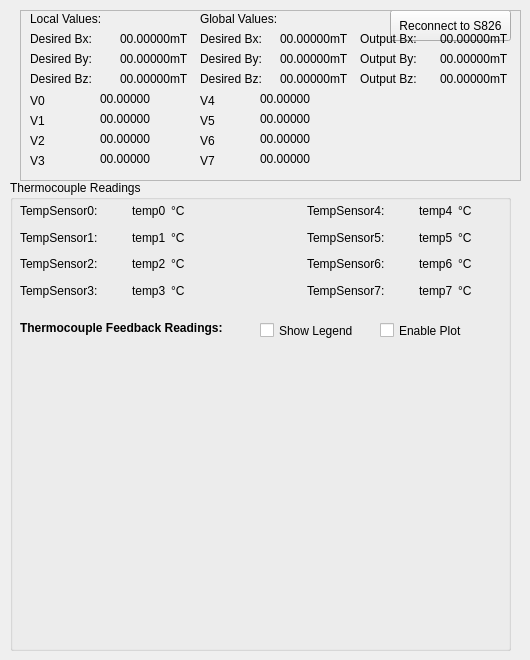
    <widget class="QWidget" name="tab_SystemMonitor">
     <attribute name="title">
      <string>System Monitor</string>
     </attribute>
     <widget class="QGroupBox" name="groupBox_2">
      <property name="geometry">
       <rect>
        <x>10</x>
        <y>180</y>
        <width>501</width>
        <height>471</height>
       </rect>
      </property>
      <property name="font">
       <font>
        <weight>50</weight>
        <bold>false</bold>
       </font>
      </property>
      <property name="title">
       <string>Thermocouple Readings</string>
      </property>
      <widget class="QWidget" name="verticalLayoutWidget">
       <property name="geometry">
        <rect>
         <x>10</x>
         <y>20</y>
         <width>501</width>
         <height>101</height>
        </rect>
       </property>
       <layout class="QVBoxLayout" name="verticalLayout_2">
        <item>
         <layout class="QHBoxLayout" name="horizontalLayout_8" stretch="0,0,0,0,0,0,0">
          <property name="spacing">
           <number>5</number>
          </property>
          <item>
           <widget class="QLabel" name="label_68">
            <property name="text">
             <string>TempSensor0:</string>
            </property>
           </widget>
          </item>
          <item alignment="Qt::AlignRight">
           <widget class="QLabel" name="label_temperature0">
            <property name="text">
             <string>temp0</string>
            </property>
           </widget>
          </item>
          <item>
           <widget class="QLabel" name="label_69">
            <property name="text">
             <string>°C</string>
            </property>
           </widget>
          </item>
          <item>
           <widget class="QLabel" name="label_70">
            <property name="text">
             <string/>
            </property>
           </widget>
          </item>
          <item>
           <widget class="QLabel" name="label_71">
            <property name="text">
             <string>TempSensor4:</string>
            </property>
           </widget>
          </item>
          <item alignment="Qt::AlignRight">
           <widget class="QLabel" name="label_temperature4">
            <property name="text">
             <string>temp4</string>
            </property>
           </widget>
          </item>
          <item>
           <widget class="QLabel" name="label_72">
            <property name="text">
             <string>°C</string>
            </property>
           </widget>
          </item>
         </layout>
        </item>
        <item>
         <layout class="QHBoxLayout" name="horizontalLayout_9" stretch="0,0,0,0,0,0,0">
          <property name="spacing">
           <number>5</number>
          </property>
          <item>
           <widget class="QLabel" name="label_73">
            <property name="text">
             <string>TempSensor1:</string>
            </property>
           </widget>
          </item>
          <item alignment="Qt::AlignRight">
           <widget class="QLabel" name="label_temperature1">
            <property name="text">
             <string>temp1</string>
            </property>
           </widget>
          </item>
          <item>
           <widget class="QLabel" name="label_74">
            <property name="text">
             <string>°C</string>
            </property>
           </widget>
          </item>
          <item>
           <widget class="QLabel" name="label_75">
            <property name="text">
             <string/>
            </property>
           </widget>
          </item>
          <item>
           <widget class="QLabel" name="label_76">
            <property name="text">
             <string>TempSensor5:</string>
            </property>
           </widget>
          </item>
          <item alignment="Qt::AlignRight">
           <widget class="QLabel" name="label_temperature5">
            <property name="text">
             <string>temp5</string>
            </property>
           </widget>
          </item>
          <item>
           <widget class="QLabel" name="label_77">
            <property name="text">
             <string>°C</string>
            </property>
           </widget>
          </item>
         </layout>
        </item>
        <item>
         <layout class="QHBoxLayout" name="horizontalLayout" stretch="0,0,0,0,0,0,0">
          <property name="spacing">
           <number>5</number>
          </property>
          <item>
           <widget class="QLabel" name="label_61">
            <property name="text">
             <string>TempSensor2:</string>
            </property>
           </widget>
          </item>
          <item alignment="Qt::AlignRight">
           <widget class="QLabel" name="label_temperature2">
            <property name="text">
             <string>temp2</string>
            </property>
           </widget>
          </item>
          <item>
           <widget class="QLabel" name="label_57">
            <property name="text">
             <string>°C</string>
            </property>
           </widget>
          </item>
          <item>
           <widget class="QLabel" name="label_64">
            <property name="text">
             <string/>
            </property>
           </widget>
          </item>
          <item>
           <widget class="QLabel" name="label_56">
            <property name="text">
             <string>TempSensor6:</string>
            </property>
           </widget>
          </item>
          <item alignment="Qt::AlignRight">
           <widget class="QLabel" name="label_temperature6">
            <property name="text">
             <string>temp6</string>
            </property>
           </widget>
          </item>
          <item>
           <widget class="QLabel" name="label_63">
            <property name="text">
             <string>°C</string>
            </property>
           </widget>
          </item>
         </layout>
        </item>
        <item>
         <layout class="QHBoxLayout" name="horizontalLayout_7" stretch="0,0,0,0,0,0,0">
          <property name="spacing">
           <number>5</number>
          </property>
          <item>
           <widget class="QLabel" name="label_62">
            <property name="text">
             <string>TempSensor3:</string>
            </property>
           </widget>
          </item>
          <item alignment="Qt::AlignRight">
           <widget class="QLabel" name="label_temperature3">
            <property name="text">
             <string>temp3</string>
            </property>
           </widget>
          </item>
          <item>
           <widget class="QLabel" name="label_60">
            <property name="text">
             <string>°C</string>
            </property>
           </widget>
          </item>
          <item>
           <widget class="QLabel" name="label_65">
            <property name="text">
             <string/>
            </property>
           </widget>
          </item>
          <item>
           <widget class="QLabel" name="label_66">
            <property name="text">
             <string>TempSensor7:</string>
            </property>
           </widget>
          </item>
          <item alignment="Qt::AlignRight">
           <widget class="QLabel" name="label_temperature7">
            <property name="text">
             <string>temp7</string>
            </property>
           </widget>
          </item>
          <item>
           <widget class="QLabel" name="label_67">
            <property name="text">
             <string>°C</string>
            </property>
           </widget>
          </item>
         </layout>
        </item>
       </layout>
      </widget>
      <widget class="QCheckBox" name="checkBox_enableTemperaturePlot">
       <property name="geometry">
        <rect>
         <x>370</x>
         <y>140</y>
         <width>91</width>
         <height>21</height>
        </rect>
       </property>
       <property name="text">
        <string>Enable Plot</string>
       </property>
       <property name="checked">
        <bool>false</bool>
       </property>
      </widget>
      <widget class="QLabel" name="label_53">
       <property name="geometry">
        <rect>
         <x>10</x>
         <y>140</y>
         <width>211</width>
         <height>16</height>
        </rect>
       </property>
       <property name="font">
        <font>
         <weight>75</weight>
         <bold>true</bold>
        </font>
       </property>
       <property name="text">
        <string>Thermocouple Feedback Readings:</string>
       </property>
      </widget>
      <widget class="QCustomPlot" name="plot_temperature" native="true">
       <property name="geometry">
        <rect>
         <x>10</x>
         <y>170</y>
         <width>481</width>
         <height>291</height>
        </rect>
       </property>
      </widget>
      <widget class="QCheckBox" name="checkBox_enableTemperatureLegend">
       <property name="geometry">
        <rect>
         <x>250</x>
         <y>140</y>
         <width>101</width>
         <height>21</height>
        </rect>
       </property>
       <property name="text">
        <string>Show Legend</string>
       </property>
       <property name="checked">
        <bool>false</bool>
       </property>
      </widget>
     </widget>
     <widget class="QPushButton" name="pushButton_reconnectS826">
      <property name="geometry">
       <rect>
        <x>390</x>
        <y>10</y>
        <width>121</width>
        <height>31</height>
       </rect>
      </property>
      <property name="text">
       <string>Reconnect to S826</string>
      </property>
     </widget>
     <widget class="QFrame" name="frame_2">
      <property name="geometry">
       <rect>
        <x>20</x>
        <y>10</y>
        <width>501</width>
        <height>171</height>
       </rect>
      </property>
      <property name="frameShape">
       <enum>QFrame::StyledPanel</enum>
      </property>
      <property name="frameShadow">
       <enum>QFrame::Raised</enum>
      </property>
      <widget class="QLabel" name="label_32">
       <property name="geometry">
        <rect>
         <x>10</x>
         <y>0</y>
         <width>141</width>
         <height>17</height>
        </rect>
       </property>
       <property name="text">
        <string>Local Values:</string>
       </property>
      </widget>
      <widget class="QLabel" name="label_Bz_desired">
       <property name="geometry">
        <rect>
         <x>100</x>
         <y>60</y>
         <width>61</width>
         <height>18</height>
        </rect>
       </property>
       <property name="text">
        <string>00.00000</string>
       </property>
      </widget>
      <widget class="QLabel" name="label_Bx_desired">
       <property name="geometry">
        <rect>
         <x>100</x>
         <y>20</y>
         <width>61</width>
         <height>18</height>
        </rect>
       </property>
       <property name="text">
        <string>00.00000</string>
       </property>
      </widget>
      <widget class="QLabel" name="label_23">
       <property name="geometry">
        <rect>
         <x>10</x>
         <y>60</y>
         <width>101</width>
         <height>17</height>
        </rect>
       </property>
       <property name="text">
        <string>Desired Bz:   </string>
       </property>
      </widget>
      <widget class="QLabel" name="label_34">
       <property name="geometry">
        <rect>
         <x>150</x>
         <y>20</y>
         <width>21</width>
         <height>17</height>
        </rect>
       </property>
       <property name="text">
        <string>mT</string>
       </property>
      </widget>
      <widget class="QLabel" name="label_By_desired">
       <property name="geometry">
        <rect>
         <x>100</x>
         <y>40</y>
         <width>61</width>
         <height>18</height>
        </rect>
       </property>
       <property name="text">
        <string>00.00000</string>
       </property>
      </widget>
      <widget class="QLabel" name="label_21">
       <property name="geometry">
        <rect>
         <x>10</x>
         <y>20</y>
         <width>101</width>
         <height>17</height>
        </rect>
       </property>
       <property name="text">
        <string>Desired Bx:   </string>
       </property>
      </widget>
      <widget class="QLabel" name="label_36">
       <property name="geometry">
        <rect>
         <x>150</x>
         <y>60</y>
         <width>21</width>
         <height>17</height>
        </rect>
       </property>
       <property name="text">
        <string>mT</string>
       </property>
      </widget>
      <widget class="QLabel" name="label_22">
       <property name="geometry">
        <rect>
         <x>10</x>
         <y>40</y>
         <width>101</width>
         <height>17</height>
        </rect>
       </property>
       <property name="text">
        <string>Desired By:   </string>
       </property>
      </widget>
      <widget class="QLabel" name="label_35">
       <property name="geometry">
        <rect>
         <x>150</x>
         <y>40</y>
         <width>21</width>
         <height>17</height>
        </rect>
       </property>
       <property name="text">
        <string>mT</string>
       </property>
      </widget>
      <widget class="QLabel" name="label_33">
       <property name="geometry">
        <rect>
         <x>180</x>
         <y>0</y>
         <width>181</width>
         <height>17</height>
        </rect>
       </property>
       <property name="text">
        <string>Global Values:</string>
       </property>
      </widget>
      <widget class="QLabel" name="label_31">
       <property name="geometry">
        <rect>
         <x>180</x>
         <y>20</y>
         <width>101</width>
         <height>17</height>
        </rect>
       </property>
       <property name="text">
        <string>Desired Bx:   </string>
       </property>
      </widget>
      <widget class="QLabel" name="label_status">
       <property name="geometry">
        <rect>
         <x>10</x>
         <y>80</y>
         <width>71</width>
         <height>21</height>
        </rect>
       </property>
       <property name="text">
        <string>V0</string>
       </property>
      </widget>
      <widget class="QLabel" name="label_41">
       <property name="geometry">
        <rect>
         <x>470</x>
         <y>60</y>
         <width>21</width>
         <height>17</height>
        </rect>
       </property>
       <property name="text">
        <string>mT</string>
       </property>
      </widget>
      <widget class="QLabel" name="label_Bz_desired_global">
       <property name="geometry">
        <rect>
         <x>260</x>
         <y>60</y>
         <width>61</width>
         <height>18</height>
        </rect>
       </property>
       <property name="text">
        <string>00.00000</string>
       </property>
      </widget>
      <widget class="QLabel" name="label_26">
       <property name="geometry">
        <rect>
         <x>340</x>
         <y>20</y>
         <width>101</width>
         <height>17</height>
        </rect>
       </property>
       <property name="text">
        <string>Output Bx:   </string>
       </property>
      </widget>
      <widget class="QLabel" name="label_By_output">
       <property name="geometry">
        <rect>
         <x>420</x>
         <y>40</y>
         <width>61</width>
         <height>18</height>
        </rect>
       </property>
       <property name="text">
        <string>00.00000</string>
       </property>
      </widget>
      <widget class="QLabel" name="label_42">
       <property name="geometry">
        <rect>
         <x>470</x>
         <y>40</y>
         <width>21</width>
         <height>17</height>
        </rect>
       </property>
       <property name="text">
        <string>mT</string>
       </property>
      </widget>
      <widget class="QLabel" name="label_37">
       <property name="geometry">
        <rect>
         <x>310</x>
         <y>20</y>
         <width>21</width>
         <height>17</height>
        </rect>
       </property>
       <property name="text">
        <string>mT</string>
       </property>
      </widget>
      <widget class="QLabel" name="label_29">
       <property name="geometry">
        <rect>
         <x>180</x>
         <y>40</y>
         <width>101</width>
         <height>17</height>
        </rect>
       </property>
       <property name="text">
        <string>Desired By:   </string>
       </property>
      </widget>
      <widget class="QLabel" name="label_Bx_output">
       <property name="geometry">
        <rect>
         <x>420</x>
         <y>20</y>
         <width>61</width>
         <height>18</height>
        </rect>
       </property>
       <property name="text">
        <string>00.00000</string>
       </property>
      </widget>
      <widget class="QLabel" name="label_40">
       <property name="geometry">
        <rect>
         <x>470</x>
         <y>20</y>
         <width>21</width>
         <height>17</height>
        </rect>
       </property>
       <property name="text">
        <string>mT</string>
       </property>
      </widget>
      <widget class="QLabel" name="label_27">
       <property name="geometry">
        <rect>
         <x>340</x>
         <y>60</y>
         <width>101</width>
         <height>17</height>
        </rect>
       </property>
       <property name="text">
        <string>Output Bz:   </string>
       </property>
      </widget>
      <widget class="QLabel" name="label_By_desired_global">
       <property name="geometry">
        <rect>
         <x>260</x>
         <y>40</y>
         <width>61</width>
         <height>18</height>
        </rect>
       </property>
       <property name="text">
        <string>00.00000</string>
       </property>
      </widget>
      <widget class="QLabel" name="label_Bx_desired_global">
       <property name="geometry">
        <rect>
         <x>260</x>
         <y>20</y>
         <width>61</width>
         <height>18</height>
        </rect>
       </property>
       <property name="text">
        <string>00.00000</string>
       </property>
      </widget>
      <widget class="QLabel" name="label_38">
       <property name="geometry">
        <rect>
         <x>310</x>
         <y>60</y>
         <width>21</width>
         <height>17</height>
        </rect>
       </property>
       <property name="text">
        <string>mT</string>
       </property>
      </widget>
      <widget class="QLabel" name="label_28">
       <property name="geometry">
        <rect>
         <x>340</x>
         <y>40</y>
         <width>101</width>
         <height>17</height>
        </rect>
       </property>
       <property name="text">
        <string>Output By:   </string>
       </property>
      </widget>
      <widget class="QLabel" name="label_30">
       <property name="geometry">
        <rect>
         <x>180</x>
         <y>60</y>
         <width>101</width>
         <height>17</height>
        </rect>
       </property>
       <property name="text">
        <string>Desired Bz:   </string>
       </property>
      </widget>
      <widget class="QLabel" name="label_39">
       <property name="geometry">
        <rect>
         <x>310</x>
         <y>40</y>
         <width>21</width>
         <height>17</height>
        </rect>
       </property>
       <property name="text">
        <string>mT</string>
       </property>
      </widget>
      <widget class="QLabel" name="label_Bz_output">
       <property name="geometry">
        <rect>
         <x>420</x>
         <y>60</y>
         <width>61</width>
         <height>18</height>
        </rect>
       </property>
       <property name="text">
        <string>00.00000</string>
       </property>
      </widget>
      <widget class="QLabel" name="label_status_2">
       <property name="geometry">
        <rect>
         <x>10</x>
         <y>100</y>
         <width>71</width>
         <height>21</height>
        </rect>
       </property>
       <property name="text">
        <string>V1</string>
       </property>
      </widget>
      <widget class="QLabel" name="label_status_3">
       <property name="geometry">
        <rect>
         <x>10</x>
         <y>120</y>
         <width>71</width>
         <height>21</height>
        </rect>
       </property>
       <property name="text">
        <string>V2</string>
       </property>
      </widget>
      <widget class="QLabel" name="label_status_4">
       <property name="geometry">
        <rect>
         <x>10</x>
         <y>140</y>
         <width>71</width>
         <height>21</height>
        </rect>
       </property>
       <property name="text">
        <string>V3</string>
       </property>
      </widget>
      <widget class="QLabel" name="label_status_5">
       <property name="geometry">
        <rect>
         <x>180</x>
         <y>140</y>
         <width>71</width>
         <height>21</height>
        </rect>
       </property>
       <property name="text">
        <string>V7</string>
       </property>
      </widget>
      <widget class="QLabel" name="label_status_6">
       <property name="geometry">
        <rect>
         <x>180</x>
         <y>100</y>
         <width>71</width>
         <height>21</height>
        </rect>
       </property>
       <property name="text">
        <string>V5</string>
       </property>
      </widget>
      <widget class="QLabel" name="label_status_7">
       <property name="geometry">
        <rect>
         <x>180</x>
         <y>120</y>
         <width>71</width>
         <height>21</height>
        </rect>
       </property>
       <property name="text">
        <string>V6</string>
       </property>
      </widget>
      <widget class="QLabel" name="label_status_8">
       <property name="geometry">
        <rect>
         <x>180</x>
         <y>80</y>
         <width>71</width>
         <height>21</height>
        </rect>
       </property>
       <property name="text">
        <string>V4</string>
       </property>
      </widget>
      <widget class="QLabel" name="label_V0_setpoint">
       <property name="geometry">
        <rect>
         <x>80</x>
         <y>80</y>
         <width>61</width>
         <height>18</height>
        </rect>
       </property>
       <property name="text">
        <string>00.00000</string>
       </property>
      </widget>
      <widget class="QLabel" name="label_V1_setpoint">
       <property name="geometry">
        <rect>
         <x>80</x>
         <y>100</y>
         <width>61</width>
         <height>18</height>
        </rect>
       </property>
       <property name="text">
        <string>00.00000</string>
       </property>
      </widget>
      <widget class="QLabel" name="label_V2_setpoint">
       <property name="geometry">
        <rect>
         <x>80</x>
         <y>120</y>
         <width>61</width>
         <height>18</height>
        </rect>
       </property>
       <property name="text">
        <string>00.00000</string>
       </property>
      </widget>
      <widget class="QLabel" name="label_V3_setpoint">
       <property name="geometry">
        <rect>
         <x>80</x>
         <y>140</y>
         <width>61</width>
         <height>18</height>
        </rect>
       </property>
       <property name="text">
        <string>00.00000</string>
       </property>
      </widget>
      <widget class="QLabel" name="label_V4_setpoint">
       <property name="geometry">
        <rect>
         <x>240</x>
         <y>80</y>
         <width>61</width>
         <height>18</height>
        </rect>
       </property>
       <property name="text">
        <string>00.00000</string>
       </property>
      </widget>
      <widget class="QLabel" name="label_V5_setpoint">
       <property name="geometry">
        <rect>
         <x>240</x>
         <y>100</y>
         <width>61</width>
         <height>18</height>
        </rect>
       </property>
       <property name="text">
        <string>00.00000</string>
       </property>
      </widget>
      <widget class="QLabel" name="label_V6_setpoint">
       <property name="geometry">
        <rect>
         <x>240</x>
         <y>120</y>
         <width>61</width>
         <height>18</height>
        </rect>
       </property>
       <property name="text">
        <string>00.00000</string>
       </property>
      </widget>
      <widget class="QLabel" name="label_V7_setpoint">
       <property name="geometry">
        <rect>
         <x>240</x>
         <y>140</y>
         <width>61</width>
         <height>18</height>
        </rect>
       </property>
       <property name="text">
        <string>00.00000</string>
       </property>
      </widget>
     </widget>
    </widget>
